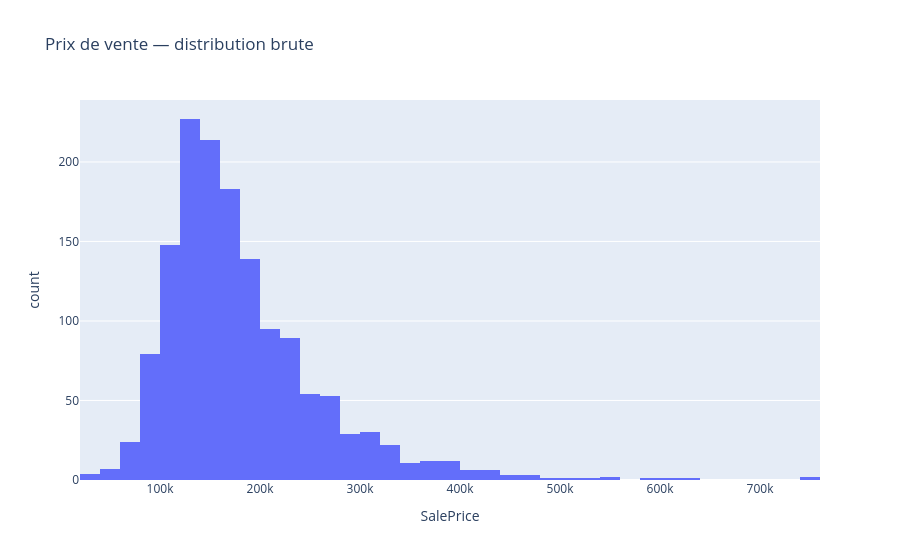
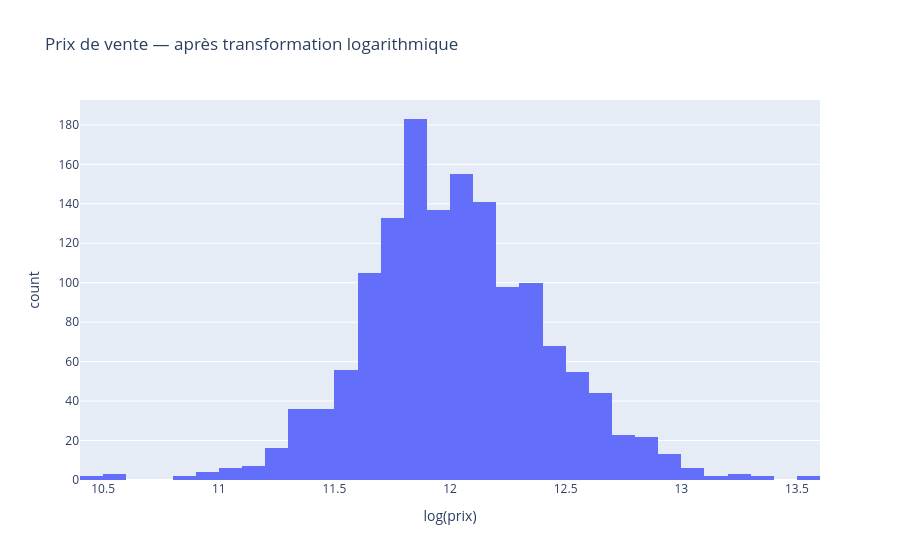

The cell these charts' notebook holds for them, in order:
### Code cell
# ============================================================
# DIAGNOSTIC + DISTRIBUTION DE LA CIBLE
# ============================================================

# --- 1. Types de variables ---
print(" Types de variables :")
print(df.dtypes.value_counts())
print("\n'Id' présent dans les colonnes :", "Id" in df.columns)

# --- 2. Valeurs manquantes ---
manquants = pd.DataFrame({
    "Manquants": df.isnull().sum(),
    "Pourcentage": (df.isnull().sum() / len(df) * 100).round(1)
})
manquants = manquants[manquants["Manquants"] > 0].sort_values("Manquants", ascending=False)
print(f"\n {len(manquants)} colonnes avec des valeurs manquantes :\n")
print(manquants)

# --- 3. Distribution du prix de vente ---
print("\n Statistiques du prix de vente :")
print(df["SalePrice"].describe().round(0))
print(f"\nMoyenne : {df['SalePrice'].mean():,.0f} $ | Médiane : {df['SalePrice'].median():,.0f} $")
print(f"Asymétrie avant log : {df['SalePrice'].skew():.2f}")
print(f"Asymétrie après log : {np.log1p(df['SalePrice']).skew():.2f}")

# --- 4. Visualisation avant / après transformation ---
fig1 = px.histogram(df, x="SalePrice", nbins=50,
                    title="Prix de vente — distribution brute")
fig1.show()

fig2 = px.histogram(x=np.log1p(df["SalePrice"]), nbins=50,
                    title="Prix de vente — après transformation logarithmique",
                    labels={"x": "log(prix)"})
fig2.show()

### Figure 1 — Plotly figure (JSON) as saved in the notebook; plotly's stock layout.template omitted (floating-point values rounded to 4 significant figures; data arrays with more than 128 entries replaced by an {"elided": "..."} marker saying what was removed)
{"data": [{"bingroup": "x", "hovertemplate": "SalePrice=%{x}<br>count=%{y}<extra></extra>", "legendgroup": "", "marker": {"color": "#636efa", "pattern": {"shape": ""}}, "name": "", "nbinsx": 50, "orientation": "v", "showlegend": false, "type": "histogram", "x": {"elided": "1460 int values"}, "xaxis": "x", "yaxis": "y"}], "layout": {"barmode": "relative", "legend": {"tracegroupgap": 0}, "title": {"text": "Prix de vente — distribution brute"}, "xaxis": {"anchor": "y", "domain": [0, 1], "title": {"text": "SalePrice"}}, "yaxis": {"anchor": "x", "domain": [0, 1], "title": {"text": "count"}}}}

### Figure 2 — Plotly figure (JSON) as saved in the notebook; plotly's stock layout.template omitted (floating-point values rounded to 4 significant figures; data arrays with more than 128 entries replaced by an {"elided": "..."} marker saying what was removed)
{"data": [{"bingroup": "x", "hovertemplate": "log(prix)=%{x}<br>count=%{y}<extra></extra>", "legendgroup": "", "marker": {"color": "#636efa", "pattern": {"shape": ""}}, "name": "", "nbinsx": 50, "orientation": "v", "showlegend": false, "type": "histogram", "x": {"elided": "1460 float values"}, "xaxis": "x", "yaxis": "y"}], "layout": {"barmode": "relative", "legend": {"tracegroupgap": 0}, "title": {"text": "Prix de vente — après transformation logarithmique"}, "xaxis": {"anchor": "y", "domain": [0, 1], "title": {"text": "log(prix)"}}, "yaxis": {"anchor": "x", "domain": [0, 1], "title": {"text": "count"}}}}
